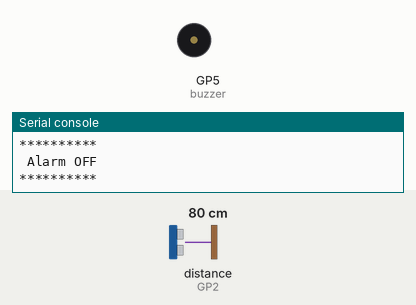
Recording of a program running on a simulated Raspberry Pi Pico running MicroPython. Shown: buzzer (waves = sounding, pin HIGH), the last lines printed to the serial console. The inputs (shaded band) are chosen by the test bench; at power-on: distance to the obstacle (sensor on GP2) 80 cm. The echo pulse lasts 58.3 µs per cm; pins used as bus, display or sensor lines are not drawn.

Above: at 1.2 s.
1.3 s: distance to the obstacle (sensor on GP2) set to 27 cm
2.8 s: distance to the obstacle (sensor on GP2) set to 21 cm
At 3.6 s:
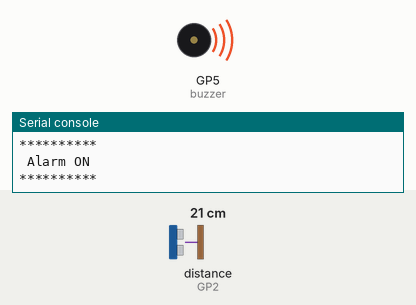
4.5 s: distance to the obstacle (sensor on GP2) set to 35 cm
At 5.2 s:
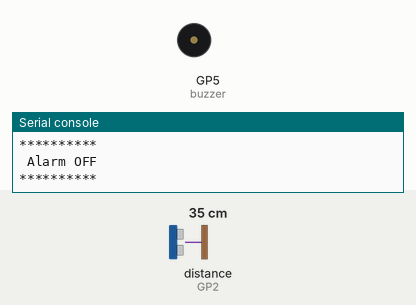
6.0 s: distance to the obstacle (sensor on GP2) set to 2 cm
At 6.8 s:
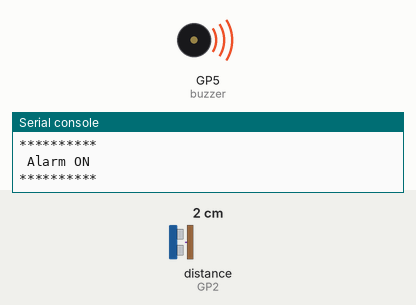
Timing chart, 0 to 8.5 s (numbered marks = the images above; inputs shaded):
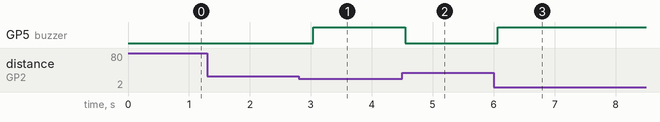

Measured:
- the behaviour switches between 25 and 24 cm on distance to the obstacle (sensor on GP2) (found by bisection; images 0 and 1)
- after the input at 2.8 s, GP5 (buzzer): LOW → HIGH after 0.24 s
- after the input at 4.5 s, GP5 (buzzer): HIGH → LOW after 0.05 s
- after the input at 6.0 s, GP5 (buzzer): LOW → HIGH after 0.07 s

The program:

tesUltra.py
```python
from machine import Pin
from ultrasonic import ULTRASONNIC
from utime import sleep

buzzer = Pin(5, Pin.OUT)
buzzer.off()
usonic = ULTRASONNIC(2,3)

while True:
    jarak = usonic.ultrasonnic()

    print("============================")
    print("     SENSOR HSRF-05         ")
    print("----------------------------")
    print("Jarak        :",jarak)
    print("----------------------------")

    if jarak <= 25:
        print("**********")
        stsBz = "ON"
        buzzer.on()
        print(" Alarm ON ")
        print("**********")
    else:
        print("**********")
        stsBz = "OFF"
        buzzer.off()
        print(" Alarm OFF ")
        print("**********")

    sleep(0.5)
```

ultrasonic.py
```python
#modified by ekovedc@gmail.com
#@Malang 10 Maret 2024
from machine import Pin
import utime

class ULTRASONNIC:

    def __init__(self, ech , trg):
        self.trigger = Pin(trg, Pin.OUT)
        self.echo = Pin(ech, Pin.IN)

    def ultrasonnic(self):
        tAwal = 0
        self.trigger.low()
        utime.sleep_us(2)
        self.trigger.high()
        utime.sleep_us(5)
        self.trigger.low()

        while self.echo.value() == 0:
            signalOff = utime.ticks_us()

        while self.echo.value() == 1:
            signalOn = utime.ticks_us()

        tAwal = signalOn - signalOff
        jarakCM = (tAwal * 0.0343) / 2
        jarakCM = round(jarakCM,2)

        return jarakCM
```
